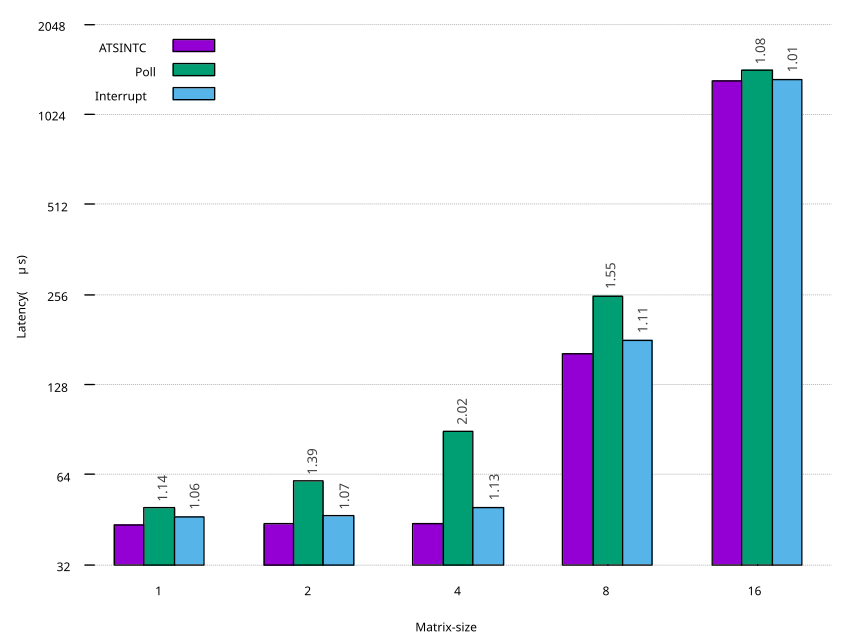

This figure's gnuplot source:
set terminal pdfcairo enhanced size 8in,6in font "Arial,24"
set output 'single_workload.pdf'
fn(v) = sprintf("%.0f", v)
compare(a, b) = a / b
fn2(v) = sprintf("%.2f", v)

set key horizontal center top Left reverse at graph 0.5, 1.125
set noborder
set xtics nomirror
set ytics nomirror
set grid ytics
set grid linetype 0
set style fill solid 1 border -1

set xrange [0.5 : 5.5]
set xtics ("1" 1, "2" 2, "4" 3, "8" 4, "16" 5)
set xlabel "Matrix-size"

set logscale y 2
set ylabel 'Latency({/symbol \155}s)'
set size 1.0, 0.9
datafile = 'single_workload.dat'
plot datafile using 2 with histogram title 'TAINTC', '' \
    using 3 with histogram title 'Poll', '' \
    using 4 with histogram title 'Interrupt', \
    datafile using ($0):($3):(fn2(compare($3, $2))) title '' with labels textcolor rgb "#404040" rot by 90 offset char 0, 1.0, \
    datafile using ($0):($4):(fn2(compare($4, $2))) title '' with labels textcolor rgb "#404040" rot by 90 offset char 2, 1.0, \
